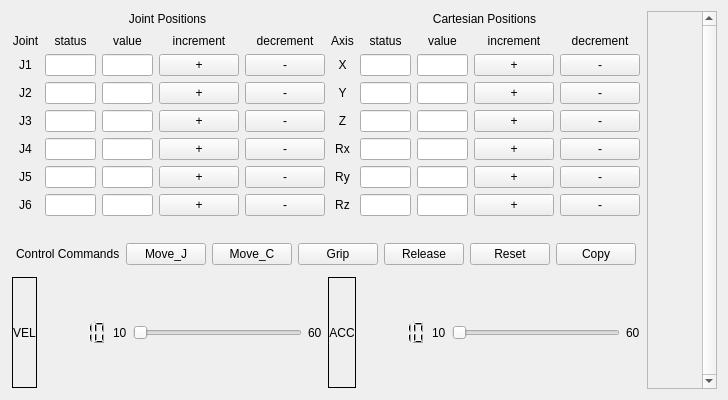
<?xml version="1.0" encoding="UTF-8"?>
<ui version="4.0">
 <class>MainWindow</class>
 <widget class="QWidget" name="MainWindow">
  <property name="geometry">
   <rect>
    <x>0</x>
    <y>0</y>
    <width>696</width>
    <height>400</height>
   </rect>
  </property>
  <property name="windowTitle">
   <string>Rokey</string>
  </property>
  <layout class="QHBoxLayout" name="horizontalLayout">
   <item>
    <layout class="QVBoxLayout" name="verticalLayout">
     <item>
      <layout class="QGridLayout" name="labelGrid">
       <property name="sizeConstraint">
        <enum>QLayout::SetFixedSize</enum>
       </property>
       <property name="leftMargin">
        <number>1</number>
       </property>
       <property name="topMargin">
        <number>1</number>
       </property>
       <property name="rightMargin">
        <number>1</number>
       </property>
       <property name="bottomMargin">
        <number>1</number>
       </property>
       <item row="1" column="5">
        <widget class="QLabel" name="cartesianPositionLabel">
         <property name="sizePolicy">
          <sizepolicy hsizetype="Preferred" vsizetype="Fixed">
           <horstretch>0</horstretch>
           <verstretch>0</verstretch>
          </sizepolicy>
         </property>
         <property name="text">
          <string>Cartesian Positions</string>
         </property>
         <property name="alignment">
          <set>Qt::AlignCenter</set>
         </property>
        </widget>
       </item>
       <item row="1" column="0">
        <widget class="QLabel" name="jointPositionLabel">
         <property name="sizePolicy">
          <sizepolicy hsizetype="Preferred" vsizetype="Fixed">
           <horstretch>0</horstretch>
           <verstretch>0</verstretch>
          </sizepolicy>
         </property>
         <property name="text">
          <string>Joint Positions</string>
         </property>
         <property name="alignment">
          <set>Qt::AlignCenter</set>
         </property>
        </widget>
       </item>
      </layout>
     </item>
     <item>
      <layout class="QGridLayout" name="jointCartesianControlGrid">
       <property name="sizeConstraint">
        <enum>QLayout::SetFixedSize</enum>
       </property>
       <property name="leftMargin">
        <number>1</number>
       </property>
       <property name="topMargin">
        <number>1</number>
       </property>
       <property name="rightMargin">
        <number>1</number>
       </property>
       <property name="bottomMargin">
        <number>1</number>
       </property>
       <item row="1" column="0">
        <widget class="QLabel" name="jointLabelHeader">
         <property name="text">
          <string>Joint</string>
         </property>
         <property name="alignment">
          <set>Qt::AlignCenter</set>
         </property>
        </widget>
       </item>
       <item row="1" column="1">
        <widget class="QLabel" name="statusLabelHeader">
         <property name="text">
          <string>status</string>
         </property>
         <property name="alignment">
          <set>Qt::AlignCenter</set>
         </property>
        </widget>
       </item>
       <item row="1" column="2">
        <widget class="QLabel" name="valueLabelHeader">
         <property name="text">
          <string>value</string>
         </property>
         <property name="alignment">
          <set>Qt::AlignCenter</set>
         </property>
        </widget>
       </item>
       <item row="2" column="0">
        <widget class="QLabel" name="jointLabel1">
         <property name="text">
          <string>J1</string>
         </property>
         <property name="alignment">
          <set>Qt::AlignCenter</set>
         </property>
         <property name="fixedWidth" stdset="0">
          <number>35</number>
         </property>
        </widget>
       </item>
       <item row="2" column="1">
        <widget class="QLineEdit" name="jointstatus1">
         <property name="readOnly">
          <bool>true</bool>
         </property>
         <property name="fixedWidth" stdset="0">
          <number>80</number>
         </property>
        </widget>
       </item>
       <item row="2" column="2">
        <widget class="QLineEdit" name="jointvalue1">
         <property name="fixedWidth" stdset="0">
          <number>80</number>
         </property>
        </widget>
       </item>
       <item row="2" column="3">
        <widget class="QPushButton" name="incrementJoint1">
         <property name="text">
          <string>+</string>
         </property>
         <property name="fixedWidth" stdset="0">
          <number>35</number>
         </property>
        </widget>
       </item>
       <item row="2" column="4">
        <widget class="QPushButton" name="decrementJoint1">
         <property name="text">
          <string>-</string>
         </property>
         <property name="fixedWidth" stdset="0">
          <number>35</number>
         </property>
        </widget>
       </item>
       <item row="3" column="0">
        <widget class="QLabel" name="jointLabel2">
         <property name="text">
          <string>J2</string>
         </property>
         <property name="alignment">
          <set>Qt::AlignCenter</set>
         </property>
        </widget>
       </item>
       <item row="3" column="1">
        <widget class="QLineEdit" name="jointstatus2">
         <property name="readOnly">
          <bool>true</bool>
         </property>
         <property name="fixedWidth" stdset="0">
          <number>80</number>
         </property>
        </widget>
       </item>
       <item row="3" column="2">
        <widget class="QLineEdit" name="jointvalue2">
         <property name="fixedWidth" stdset="0">
          <number>80</number>
         </property>
        </widget>
       </item>
       <item row="3" column="3">
        <widget class="QPushButton" name="incrementJoint2">
         <property name="text">
          <string>+</string>
         </property>
         <property name="fixedWidth" stdset="0">
          <number>35</number>
         </property>
        </widget>
       </item>
       <item row="3" column="4">
        <widget class="QPushButton" name="decrementJoint2">
         <property name="text">
          <string>-</string>
         </property>
         <property name="fixedWidth" stdset="0">
          <number>35</number>
         </property>
        </widget>
       </item>
       <item row="4" column="0">
        <widget class="QLabel" name="jointLabel3">
         <property name="text">
          <string>J3</string>
         </property>
         <property name="alignment">
          <set>Qt::AlignCenter</set>
         </property>
        </widget>
       </item>
       <item row="4" column="1">
        <widget class="QLineEdit" name="jointstatus3">
         <property name="readOnly">
          <bool>true</bool>
         </property>
         <property name="fixedWidth" stdset="0">
          <number>80</number>
         </property>
        </widget>
       </item>
       <item row="4" column="2">
        <widget class="QLineEdit" name="jointvalue3">
         <property name="fixedWidth" stdset="0">
          <number>80</number>
         </property>
        </widget>
       </item>
       <item row="4" column="3">
        <widget class="QPushButton" name="incrementJoint3">
         <property name="text">
          <string>+</string>
         </property>
         <property name="fixedWidth" stdset="0">
          <number>35</number>
         </property>
        </widget>
       </item>
       <item row="4" column="4">
        <widget class="QPushButton" name="decrementJoint3">
         <property name="text">
          <string>-</string>
         </property>
         <property name="fixedWidth" stdset="0">
          <number>35</number>
         </property>
        </widget>
       </item>
       <item row="5" column="0">
        <widget class="QLabel" name="jointLabel4">
         <property name="text">
          <string>J4</string>
         </property>
         <property name="alignment">
          <set>Qt::AlignCenter</set>
         </property>
         <property name="fixedWidth" stdset="0">
          <number>35</number>
         </property>
        </widget>
       </item>
       <item row="5" column="1">
        <widget class="QLineEdit" name="jointstatus4">
         <property name="readOnly">
          <bool>true</bool>
         </property>
         <property name="fixedWidth" stdset="0">
          <number>80</number>
         </property>
        </widget>
       </item>
       <item row="5" column="2">
        <widget class="QLineEdit" name="jointvalue4">
         <property name="fixedWidth" stdset="0">
          <number>80</number>
         </property>
        </widget>
       </item>
       <item row="5" column="3">
        <widget class="QPushButton" name="incrementJoint4">
         <property name="text">
          <string>+</string>
         </property>
         <property name="fixedWidth" stdset="0">
          <number>35</number>
         </property>
        </widget>
       </item>
       <item row="5" column="4">
        <widget class="QPushButton" name="decrementJoint4">
         <property name="text">
          <string>-</string>
         </property>
         <property name="fixedWidth" stdset="0">
          <number>35</number>
         </property>
        </widget>
       </item>
       <item row="6" column="0">
        <widget class="QLabel" name="jointLabel5">
         <property name="text">
          <string>J5</string>
         </property>
         <property name="alignment">
          <set>Qt::AlignCenter</set>
         </property>
         <property name="fixedWidth" stdset="0">
          <number>35</number>
         </property>
        </widget>
       </item>
       <item row="6" column="1">
        <widget class="QLineEdit" name="jointstatus5">
         <property name="readOnly">
          <bool>true</bool>
         </property>
         <property name="fixedWidth" stdset="0">
          <number>80</number>
         </property>
        </widget>
       </item>
       <item row="6" column="2">
        <widget class="QLineEdit" name="jointvalue5">
         <property name="fixedWidth" stdset="0">
          <number>80</number>
         </property>
        </widget>
       </item>
       <item row="6" column="3">
        <widget class="QPushButton" name="incrementJoint5">
         <property name="text">
          <string>+</string>
         </property>
         <property name="fixedWidth" stdset="0">
          <number>35</number>
         </property>
        </widget>
       </item>
       <item row="6" column="4">
        <widget class="QPushButton" name="decrementJoint5">
         <property name="text">
          <string>-</string>
         </property>
         <property name="fixedWidth" stdset="0">
          <number>35</number>
         </property>
        </widget>
       </item>
       <item row="7" column="0">
        <widget class="QLabel" name="jointLabel6">
         <property name="text">
          <string>J6</string>
         </property>
         <property name="alignment">
          <set>Qt::AlignCenter</set>
         </property>
         <property name="fixedWidth" stdset="0">
          <number>35</number>
         </property>
        </widget>
       </item>
       <item row="7" column="1">
        <widget class="QLineEdit" name="jointstatus6">
         <property name="readOnly">
          <bool>true</bool>
         </property>
         <property name="fixedWidth" stdset="0">
          <number>80</number>
         </property>
        </widget>
       </item>
       <item row="7" column="2">
        <widget class="QLineEdit" name="jointvalue6">
         <property name="fixedWidth" stdset="0">
          <number>80</number>
         </property>
        </widget>
       </item>
       <item row="7" column="3">
        <widget class="QPushButton" name="incrementJoint6">
         <property name="text">
          <string>+</string>
         </property>
         <property name="fixedWidth" stdset="0">
          <number>35</number>
         </property>
        </widget>
       </item>
       <item row="7" column="4">
        <widget class="QPushButton" name="decrementJoint6">
         <property name="text">
          <string>-</string>
         </property>
         <property name="fixedWidth" stdset="0">
          <number>35</number>
         </property>
        </widget>
       </item>
       <item row="1" column="5">
        <widget class="QLabel" name="cartesianLabelHeader">
         <property name="text">
          <string>Axis</string>
         </property>
         <property name="alignment">
          <set>Qt::AlignCenter</set>
         </property>
        </widget>
       </item>
       <item row="1" column="6">
        <widget class="QLabel" name="cartesianstatusLabelHeader">
         <property name="text">
          <string>status</string>
         </property>
         <property name="alignment">
          <set>Qt::AlignCenter</set>
         </property>
        </widget>
       </item>
       <item row="1" column="7">
        <widget class="QLabel" name="cartesianvalueLabelHeader">
         <property name="text">
          <string>value</string>
         </property>
         <property name="alignment">
          <set>Qt::AlignCenter</set>
         </property>
        </widget>
       </item>
       <item row="2" column="5">
        <widget class="QLabel" name="cartesianLabelX">
         <property name="text">
          <string>X</string>
         </property>
         <property name="alignment">
          <set>Qt::AlignCenter</set>
         </property>
         <property name="fixedWidth" stdset="0">
          <number>35</number>
         </property>
        </widget>
       </item>
       <item row="2" column="6">
        <widget class="QLineEdit" name="cartesianstatusX">
         <property name="readOnly">
          <bool>true</bool>
         </property>
         <property name="fixedWidth" stdset="0">
          <number>80</number>
         </property>
        </widget>
       </item>
       <item row="2" column="7">
        <widget class="QLineEdit" name="cartesianvalueX">
         <property name="fixedWidth" stdset="0">
          <number>80</number>
         </property>
        </widget>
       </item>
       <item row="2" column="8">
        <widget class="QPushButton" name="incrementCartesianX">
         <property name="text">
          <string>+</string>
         </property>
         <property name="fixedWidth" stdset="0">
          <number>35</number>
         </property>
        </widget>
       </item>
       <item row="2" column="9">
        <widget class="QPushButton" name="decrementCartesianX">
         <property name="text">
          <string>-</string>
         </property>
         <property name="fixedWidth" stdset="0">
          <number>35</number>
         </property>
        </widget>
       </item>
       <item row="3" column="5">
        <widget class="QLabel" name="cartesianLabelY">
         <property name="text">
          <string>Y</string>
         </property>
         <property name="alignment">
          <set>Qt::AlignCenter</set>
         </property>
         <property name="fixedWidth" stdset="0">
          <number>35</number>
         </property>
        </widget>
       </item>
       <item row="3" column="6">
        <widget class="QLineEdit" name="cartesianstatusY">
         <property name="readOnly">
          <bool>true</bool>
         </property>
         <property name="fixedWidth" stdset="0">
          <number>80</number>
         </property>
        </widget>
       </item>
       <item row="3" column="7">
        <widget class="QLineEdit" name="cartesianvalueY">
         <property name="fixedWidth" stdset="0">
          <number>80</number>
         </property>
        </widget>
       </item>
       <item row="3" column="8">
        <widget class="QPushButton" name="incrementCartesianY">
         <property name="text">
          <string>+</string>
         </property>
         <property name="fixedWidth" stdset="0">
          <number>35</number>
         </property>
        </widget>
       </item>
       <item row="3" column="9">
        <widget class="QPushButton" name="decrementCartesianY">
         <property name="text">
          <string>-</string>
         </property>
         <property name="fixedWidth" stdset="0">
          <number>35</number>
         </property>
        </widget>
       </item>
       <item row="4" column="5">
        <widget class="QLabel" name="cartesianLabelZ">
         <property name="text">
          <string>Z</string>
         </property>
         <property name="alignment">
          <set>Qt::AlignCenter</set>
         </property>
         <property name="fixedWidth" stdset="0">
          <number>35</number>
         </property>
        </widget>
       </item>
       <item row="4" column="6">
        <widget class="QLineEdit" name="cartesianstatusZ">
         <property name="readOnly">
          <bool>true</bool>
         </property>
         <property name="fixedWidth" stdset="0">
          <number>80</number>
         </property>
        </widget>
       </item>
       <item row="4" column="7">
        <widget class="QLineEdit" name="cartesianvalueZ">
         <property name="fixedWidth" stdset="0">
          <number>80</number>
         </property>
        </widget>
       </item>
       <item row="4" column="8">
        <widget class="QPushButton" name="incrementCartesianZ">
         <property name="text">
          <string>+</string>
         </property>
         <property name="fixedWidth" stdset="0">
          <number>35</number>
         </property>
        </widget>
       </item>
       <item row="4" column="9">
        <widget class="QPushButton" name="decrementCartesianZ">
         <property name="text">
          <string>-</string>
         </property>
         <property name="fixedWidth" stdset="0">
          <number>35</number>
         </property>
        </widget>
       </item>
       <item row="5" column="5">
        <widget class="QLabel" name="cartesianLabelRx">
         <property name="text">
          <string>Rx</string>
         </property>
         <property name="alignment">
          <set>Qt::AlignCenter</set>
         </property>
         <property name="fixedWidth" stdset="0">
          <number>35</number>
         </property>
        </widget>
       </item>
       <item row="5" column="6">
        <widget class="QLineEdit" name="cartesianstatusRx">
         <property name="readOnly">
          <bool>true</bool>
         </property>
         <property name="fixedWidth" stdset="0">
          <number>80</number>
         </property>
        </widget>
       </item>
       <item row="5" column="7">
        <widget class="QLineEdit" name="cartesianvalueRx">
         <property name="fixedWidth" stdset="0">
          <number>80</number>
         </property>
        </widget>
       </item>
       <item row="5" column="8">
        <widget class="QPushButton" name="incrementCartesianRx">
         <property name="text">
          <string>+</string>
         </property>
         <property name="fixedWidth" stdset="0">
          <number>35</number>
         </property>
        </widget>
       </item>
       <item row="5" column="9">
        <widget class="QPushButton" name="decrementCartesianRx">
         <property name="text">
          <string>-</string>
         </property>
         <property name="fixedWidth" stdset="0">
          <number>35</number>
         </property>
        </widget>
       </item>
       <item row="6" column="5">
        <widget class="QLabel" name="cartesianLabelRy">
         <property name="text">
          <string>Ry</string>
         </property>
         <property name="alignment">
          <set>Qt::AlignCenter</set>
         </property>
         <property name="fixedWidth" stdset="0">
          <number>35</number>
         </property>
        </widget>
       </item>
       <item row="6" column="6">
        <widget class="QLineEdit" name="cartesianstatusRy">
         <property name="readOnly">
          <bool>true</bool>
         </property>
         <property name="fixedWidth" stdset="0">
          <number>80</number>
         </property>
        </widget>
       </item>
       <item row="6" column="7">
        <widget class="QLineEdit" name="cartesianvalueRy">
         <property name="fixedWidth" stdset="0">
          <number>80</number>
         </property>
        </widget>
       </item>
       <item row="6" column="8">
        <widget class="QPushButton" name="incrementCartesianRy">
         <property name="text">
          <string>+</string>
         </property>
         <property name="fixedWidth" stdset="0">
          <number>35</number>
         </property>
        </widget>
       </item>
       <item row="6" column="9">
        <widget class="QPushButton" name="decrementCartesianRy">
         <property name="text">
          <string>-</string>
         </property>
         <property name="fixedWidth" stdset="0">
          <number>35</number>
         </property>
        </widget>
       </item>
       <item row="7" column="5">
        <widget class="QLabel" name="cartesianLabelRz">
         <property name="text">
          <string>Rz</string>
         </property>
         <property name="alignment">
          <set>Qt::AlignCenter</set>
         </property>
         <property name="fixedWidth" stdset="0">
          <number>35</number>
         </property>
        </widget>
       </item>
       <item row="7" column="6">
        <widget class="QLineEdit" name="cartesianstatusRz">
         <property name="readOnly">
          <bool>true</bool>
         </property>
         <property name="fixedWidth" stdset="0">
          <number>80</number>
         </property>
        </widget>
       </item>
       <item row="7" column="7">
        <widget class="QLineEdit" name="cartesianvalueRz">
         <property name="fixedWidth" stdset="0">
          <number>80</number>
         </property>
        </widget>
       </item>
       <item row="7" column="8">
        <widget class="QPushButton" name="incrementCartesianRz">
         <property name="text">
          <string>+</string>
         </property>
         <property name="fixedWidth" stdset="0">
          <number>35</number>
         </property>
        </widget>
       </item>
       <item row="7" column="9">
        <widget class="QPushButton" name="decrementCartesianRz">
         <property name="text">
          <string>-</string>
         </property>
         <property name="fixedWidth" stdset="0">
          <number>35</number>
         </property>
        </widget>
       </item>
       <item row="1" column="3">
        <widget class="QLabel" name="labelJointIncrement">
         <property name="text">
          <string>increment</string>
         </property>
         <property name="alignment">
          <set>Qt::AlignCenter</set>
         </property>
        </widget>
       </item>
       <item row="1" column="8">
        <widget class="QLabel" name="labelCartesianIncrement">
         <property name="text">
          <string>increment</string>
         </property>
         <property name="alignment">
          <set>Qt::AlignCenter</set>
         </property>
        </widget>
       </item>
       <item row="1" column="4">
        <widget class="QLabel" name="labelJointDecrement">
         <property name="text">
          <string>decrement</string>
         </property>
         <property name="alignment">
          <set>Qt::AlignCenter</set>
         </property>
        </widget>
       </item>
       <item row="1" column="9">
        <widget class="QLabel" name="labelCartesianDecrement">
         <property name="text">
          <string>decrement</string>
         </property>
         <property name="alignment">
          <set>Qt::AlignCenter</set>
         </property>
        </widget>
       </item>
      </layout>
     </item>
     <item>
      <layout class="QHBoxLayout" name="controlCommandLayout">
       <property name="sizeConstraint">
        <enum>QLayout::SetFixedSize</enum>
       </property>
       <property name="leftMargin">
        <number>5</number>
       </property>
       <property name="topMargin">
        <number>20</number>
       </property>
       <property name="rightMargin">
        <number>5</number>
       </property>
       <property name="bottomMargin">
        <number>5</number>
       </property>
       <item>
        <widget class="QLabel" name="controlLabel">
         <property name="text">
          <string>Control Commands</string>
         </property>
        </widget>
       </item>
       <item>
        <widget class="QPushButton" name="moveJoint">
         <property name="text">
          <string>Move_J</string>
         </property>
        </widget>
       </item>
       <item>
        <widget class="QPushButton" name="moveCartesian">
         <property name="text">
          <string>Move_C</string>
         </property>
        </widget>
       </item>
       <item>
        <widget class="QPushButton" name="grip">
         <property name="text">
          <string>Grip</string>
         </property>
        </widget>
       </item>
       <item>
        <widget class="QPushButton" name="release">
         <property name="text">
          <string>Release</string>
         </property>
        </widget>
       </item>
       <item>
        <widget class="QPushButton" name="reset">
         <property name="text">
          <string>Reset</string>
         </property>
        </widget>
       </item>
       <item>
        <widget class="QPushButton" name="copy">
         <property name="text">
          <string>Copy</string>
         </property>
        </widget>
       </item>
      </layout>
     </item>
     <item>
      <layout class="QGridLayout" name="sliderGrid">
       <property name="sizeConstraint">
        <enum>QLayout::SetFixedSize</enum>
       </property>
       <property name="leftMargin">
        <number>1</number>
       </property>
       <property name="topMargin">
        <number>1</number>
       </property>
       <property name="rightMargin">
        <number>1</number>
       </property>
       <property name="bottomMargin">
        <number>1</number>
       </property>
       <item row="0" column="4">
        <widget class="QLCDNumber" name="lcdAcc">
         <property name="frameShape">
          <enum>QFrame::NoFrame</enum>
         </property>
         <property name="value" stdset="0">
          <double>10.000000000000000</double>
         </property>
        </widget>
       </item>
       <item row="0" column="2">
        <layout class="QHBoxLayout" name="velSliderHLayout">
         <property name="sizeConstraint">
          <enum>QLayout::SetFixedSize</enum>
         </property>
         <item>
          <widget class="QLabel" name="velMinLabel">
           <property name="text">
            <string>10</string>
           </property>
          </widget>
         </item>
         <item>
          <widget class="QSlider" name="velSlider">
           <property name="minimum">
            <number>10</number>
           </property>
           <property name="maximum">
            <number>60</number>
           </property>
           <property name="orientation">
            <enum>Qt::Horizontal</enum>
           </property>
          </widget>
         </item>
         <item>
          <widget class="QLabel" name="velMaxLabel">
           <property name="text">
            <string>60</string>
           </property>
          </widget>
         </item>
        </layout>
       </item>
       <item row="0" column="5">
        <layout class="QHBoxLayout" name="accSliderHLayout">
         <property name="sizeConstraint">
          <enum>QLayout::SetFixedSize</enum>
         </property>
         <item>
          <widget class="QLabel" name="accMinLabel">
           <property name="text">
            <string>10</string>
           </property>
          </widget>
         </item>
         <item>
          <widget class="QSlider" name="accSlider">
           <property name="minimum">
            <number>10</number>
           </property>
           <property name="maximum">
            <number>60</number>
           </property>
           <property name="orientation">
            <enum>Qt::Horizontal</enum>
           </property>
          </widget>
         </item>
         <item>
          <widget class="QLabel" name="accMaxLabel">
           <property name="text">
            <string>60</string>
           </property>
          </widget>
         </item>
        </layout>
       </item>
       <item row="0" column="1">
        <widget class="QLCDNumber" name="lcdVel">
         <property name="frameShape">
          <enum>QFrame::NoFrame</enum>
         </property>
         <property name="value" stdset="0">
          <double>10.000000000000000</double>
         </property>
        </widget>
       </item>
       <item row="0" column="3">
        <widget class="QLabel" name="labelAcc">
         <property name="frameShape">
          <enum>QFrame::Box</enum>
         </property>
         <property name="text">
          <string>ACC</string>
         </property>
         <property name="alignment">
          <set>Qt::AlignCenter</set>
         </property>
         <property name="margin">
          <number>5</number>
         </property>
        </widget>
       </item>
       <item row="0" column="0">
        <widget class="QLabel" name="labelVel">
         <property name="frameShape">
          <enum>QFrame::Box</enum>
         </property>
         <property name="text">
          <string>VEL</string>
         </property>
         <property name="alignment">
          <set>Qt::AlignCenter</set>
         </property>
         <property name="wordWrap">
          <bool>false</bool>
         </property>
         <property name="margin">
          <number>5</number>
         </property>
        </widget>
       </item>
      </layout>
     </item>
    </layout>
   </item>
   <item>
    <widget class="QScrollArea" name="plotScrollArea">
     <property name="verticalScrollBarPolicy">
      <enum>Qt::ScrollBarAlwaysOn</enum>
     </property>
     <property name="horizontalScrollBarPolicy">
      <enum>Qt::ScrollBarAlwaysOff</enum>
     </property>
     <property name="widgetResizable">
      <bool>true</bool>
     </property>
     <property name="alignment">
      <set>Qt::AlignLeading|Qt::AlignLeft|Qt::AlignTop</set>
     </property>
     <widget class="QWidget" name="scrollAreaWidgetContents">
      <property name="geometry">
       <rect>
        <x>0</x>
        <y>0</y>
        <width>54</width>
        <height>380</height>
       </rect>
      </property>
     </widget>
    </widget>
   </item>
  </layout>
 </widget>
 <resources/>
 <connections/>
</ui>
